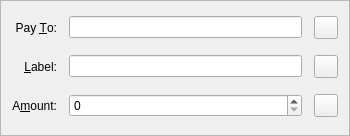
<?xml version="1.0" encoding="UTF-8"?>
<ui version="4.0">
 <class>SendCoinsEntry</class>
 <widget class="QFrame" name="SendCoinsEntry">
  <property name="geometry">
   <rect>
    <x>0</x>
    <y>0</y>
    <width>350</width>
    <height>136</height>
   </rect>
  </property>
  <property name="windowTitle">
   <string>Form</string>
  </property>
  <property name="styleSheet">
   <string notr="true"/>
  </property>
  <property name="frameShape">
   <enum>QFrame::StyledPanel</enum>
  </property>
  <property name="frameShadow">
   <enum>QFrame::Sunken</enum>
  </property>
  <layout class="QGridLayout" name="gridLayout">
   <property name="spacing">
    <number>12</number>
   </property>
   <item row="3" column="0">
    <widget class="QLabel" name="label_2">
     <property name="text">
      <string>Pay &amp;To:</string>
     </property>
     <property name="alignment">
      <set>Qt::AlignRight|Qt::AlignTrailing|Qt::AlignVCenter</set>
     </property>
     <property name="buddy">
      <cstring>payTo</cstring>
     </property>
    </widget>
   </item>
   <item row="8" column="0">
    <widget class="QLabel" name="label">
     <property name="text">
      <string>A&amp;mount:</string>
     </property>
     <property name="alignment">
      <set>Qt::AlignRight|Qt::AlignTrailing|Qt::AlignVCenter</set>
     </property>
     <property name="buddy">
      <cstring>payAmount</cstring>
     </property>
    </widget>
   </item>
   <item row="5" column="0">
    <widget class="QLabel" name="label_4">
     <property name="text">
      <string>&amp;Label:</string>
     </property>
     <property name="alignment">
      <set>Qt::AlignRight|Qt::AlignTrailing|Qt::AlignVCenter</set>
     </property>
     <property name="buddy">
      <cstring>addAsLabel</cstring>
     </property>
    </widget>
   </item>
   <item row="5" column="1">
    <layout class="QHBoxLayout" name="horizontalLayout_2">
     <item>
      <widget class="QValidatedLineEdit" name="addAsLabel">
       <property name="toolTip">
        <string>Enter a label for this address to add it to your address book</string>
       </property>
      </widget>
     </item>
     <item>
      <widget class="QToolButton" name="addressBookButton">
       <property name="toolTip">
        <string>Choose address from address book</string>
       </property>
       <property name="text">
        <string/>
       </property>
       <property name="icon">
        <iconset resource="../bitcoin.qrc">
         <normaloff>:/icons/address-book</normaloff>:/icons/address-book</iconset>
       </property>
       <property name="shortcut">
        <string>Alt+A</string>
       </property>
      </widget>
     </item>
    </layout>
   </item>
   <item row="8" column="1">
    <layout class="QHBoxLayout" name="horizontalLayout">
     <item>
      <widget class="BlueBeastsCoinAmountField" name="payAmount"/>
     </item>
     <item>
      <widget class="QToolButton" name="deleteButton">
       <property name="toolTip">
        <string>Remove this recipient</string>
       </property>
       <property name="text">
        <string/>
       </property>
       <property name="icon">
        <iconset resource="../bitcoin.qrc">
         <normaloff>:/icons/remove</normaloff>:/icons/remove</iconset>
       </property>
      </widget>
     </item>
    </layout>
   </item>
   <item row="3" column="1">
    <layout class="QHBoxLayout" name="payToLayout">
     <item>
      <widget class="QValidatedLineEdit" name="payTo">
       <property name="toolTip">
        <string>The address to send the payment to (e.g. C8gZqgY4r2RoEdqYk3QsAqFckyf9pRHN6i)</string>
       </property>
       <property name="maxLength">
        <number>80</number>
       </property>
      </widget>
     </item>
     <item>
      <widget class="QToolButton" name="pasteButton">
       <property name="toolTip">
        <string>Paste address from clipboard</string>
       </property>
       <property name="text">
        <string/>
       </property>
       <property name="icon">
        <iconset resource="../bitcoin.qrc">
         <normaloff>:/icons/editpaste</normaloff>:/icons/editpaste</iconset>
       </property>
       <property name="shortcut">
        <string>Alt+P</string>
       </property>
      </widget>
     </item>
    </layout>
   </item>
  </layout>
 </widget>
 <customwidgets>
  <customwidget>
   <class>BlueBeastsCoinAmountField</class>
   <extends>QSpinBox</extends>
   <header>bitcoinamountfield.h</header>
   <container>1</container>
  </customwidget>
  <customwidget>
   <class>QValidatedLineEdit</class>
   <extends>QLineEdit</extends>
   <header>qvalidatedlineedit.h</header>
  </customwidget>
 </customwidgets>
 <resources>
  <include location="../bitcoin.qrc"/>
 </resources>
 <connections/>
</ui>
